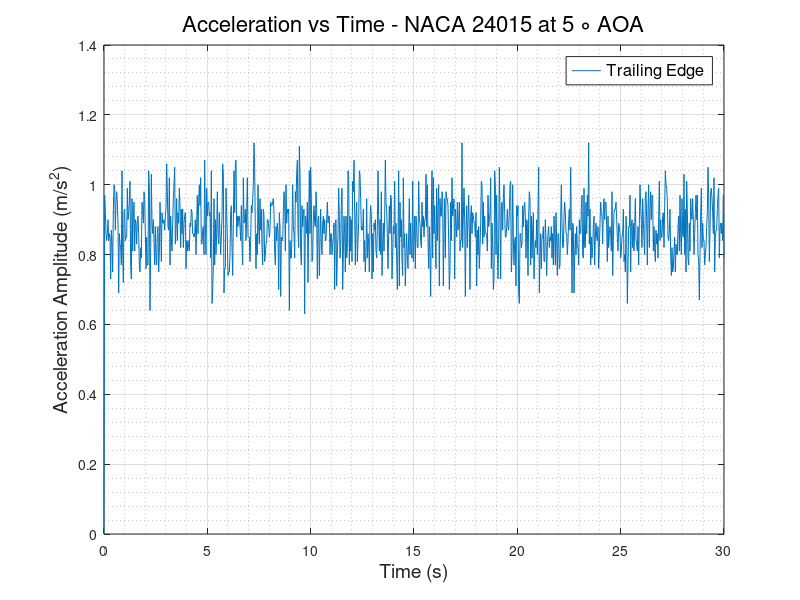
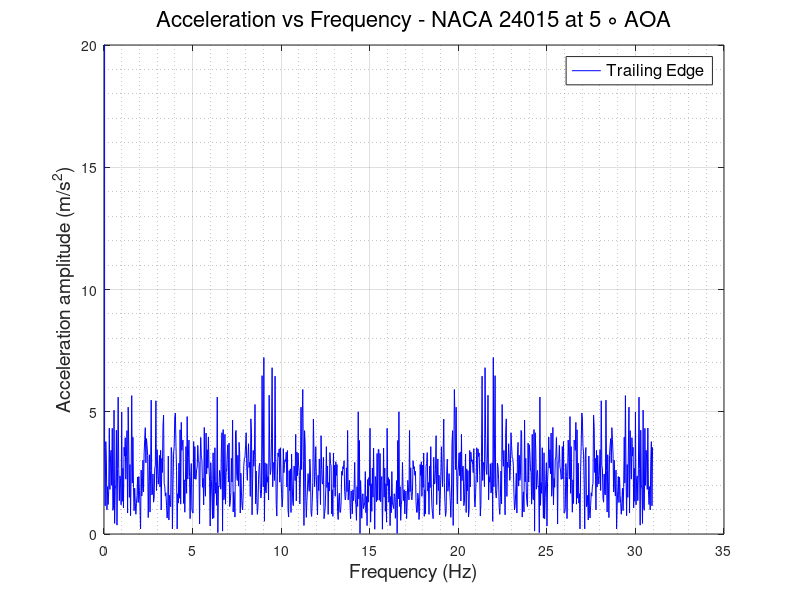

Recreate these plots in MATLAB, in order.
clc
clear
close all
%% READING ACCELEROMETER DATA and defining Variables
                      % TRAILING EDGE %
data   = xlsread('TE_500rpm.csv');
TE_time   = data(:,1);
TE_X_acc  = data(:,2);
TE_Y_acc  = data(:,3);
TE_Z_acc  = data(:,4);
TE_R_acc  = sqrt(TE_X_acc.^2 + TE_Y_acc.^2 + TE_Z_acc.^2);
% plot(TE_time,TE_R_acc)
N      = numel(TE_time);
Ts     = abs(diff(TE_time(1:2)));
fs     = 1/Ts;
f_axis = [0:N-1]*fs/N;
A_freq_TE = fft(TE_Z_acc);
figure(1)
plot(TE_time, TE_Z_acc)
grid on
grid minor
xlabel('Time (s)','FontSize',14,'FontWeight','normal')
ylabel('Acceleration Amplitude (m/s^2)','FontSize',14,'FontWeight','normal')
legend ('Trailing Edge','FontSize',12,'FontWeight','normal')
title('Acceleration vs Time - NACA 24015 at 5 \circ AOA','FontSize',16,'FontWeight','normal')
% ylim([0.5 2])
figure(2)
plot(f_axis,abs(A_freq_TE),'-b','LineWidth',0.5)
grid on 
grid minor
ylabel('Acceleration amplitude (m/s^2)','FontSize',14,'FontWeight','normal')
xlabel('Frequency (Hz)','FontSize',14,'FontWeight','normal')
ylim([0 20])
legend ('Trailing Edge','FontSize',12,'FontWeight','normal')
title('Acceleration vs Frequency - NACA 24015 at 5 \circ AOA','FontSize',16,'FontWeight','normal')
